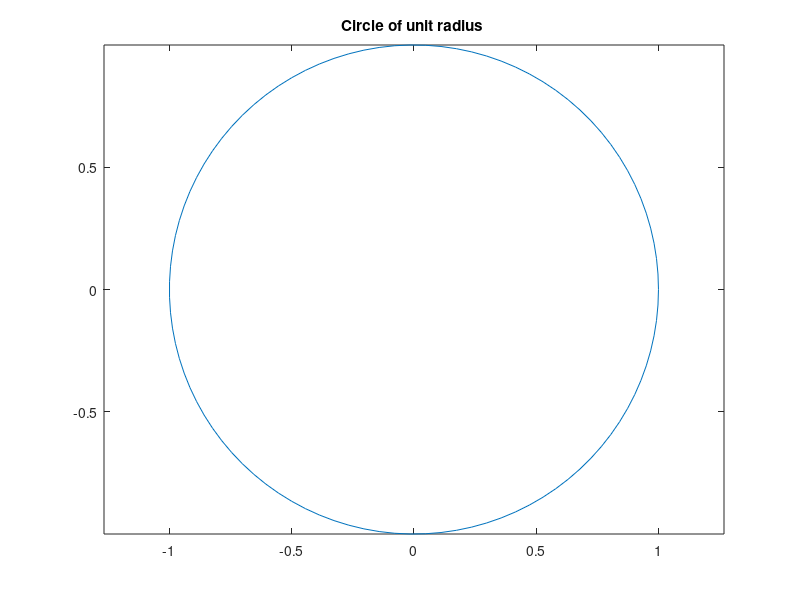

The MATLAB source for this figure:
% CIRCLE - A scipt file to draw a unit circle
% create a vector theta
theta=linspace(0,2*pi,100);
% generate x-coordinates
x=cos(theta);
% generate y-coordinates
y=sin(theta);
% plot the circle
plot(x,y);
% set equal scale on axes
axis('equal');
% xlabel('x')
% ylabel('y')
% put a title
title('Circle of unit radius ')